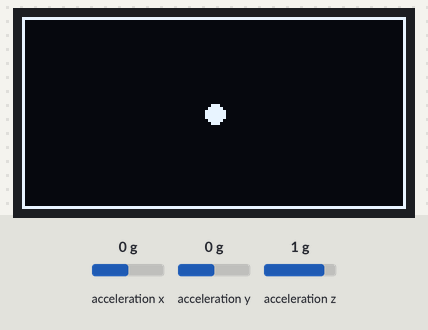
Recording of a sketch running on a simulated Arduino Uno, built for the host (arithmetic inside an expression is 32-bit, double 64-bit). Shown: 128×64 one-colour display. Wiring (inferred from the names in the program): MPU-9250 motion sensor at I2C address 0x68. The inputs (shaded band) are chosen by the test bench; at power-on: acceleration x 0 g, acceleration y 0 g, acceleration z 1 g. What the sketch prints to the serial monitor is not drawn.

Above: at 1.2 s.
1.3 s: acceleration x set to -1.4 g
At 2.7 s:
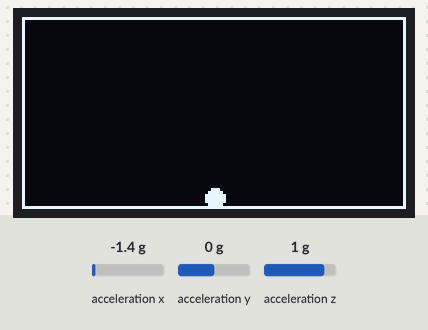
3.1 s: acceleration y set to -1.4 g
At 4.8 s:
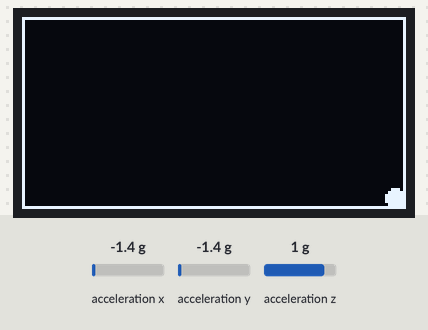
5.0 s: acceleration x set to 0.8 g
At 6.6 s:
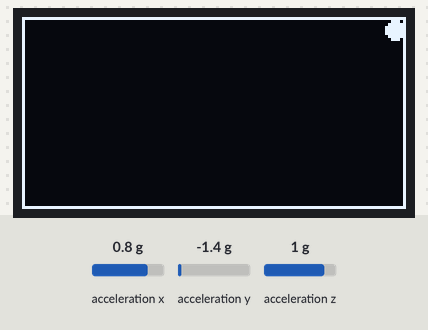
6.8 s: acceleration y set to 0 g
At 7.8 s:
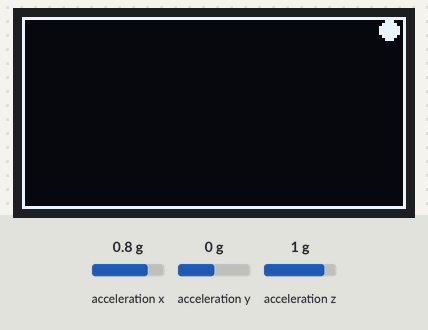
Timing chart, 0 to 9.7 s (numbered marks = the images above; inputs shaded):
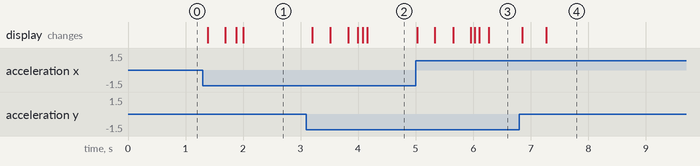

Measured:
- after the input at 1.3 s, the display: first changes after 0.08 s (image 1 shows a later state)
- after the input at 3.1 s, the display: first changes after 0.11 s (image 2 shows a later state)
- after the input at 5.0 s, the display: first changes at once (image 3 shows a later state)
- after the input at 6.8 s, the display: first changes after 0.05 s (image 4 shows a later state)

The sketch:

MPU_OLED_Ball.ino
```cpp
#include <Arduino.h>
#include <U8g2lib.h>
#include <Wire.h>

// -------------------------------------------------------------------------
// DEVICE CONFIGURATION
// -------------------------------------------------------------------------
// Using the working SH1106 display driver constructor over I2C
U8G2_SH1106_128X64_NONAME_F_HW_I2C u8g2(U8G2_R0, U8X8_PIN_NONE);

const int MPU_ADDR = 0x68; // Standard I2C address for your MPU-9250/6500 module

// -------------------------------------------------------------------------
// PHYSICS & SIMULATION CONSTANTS
// -------------------------------------------------------------------------
const float BOUNCINESS = 0.4;    //  Absorbs more impact on hit
const float FRICTION   = 0.92;   //  Dampening/air resistance
const float SENSITIVITY = 0.4;   //  Tilt scaling factor

// Simulation tracking variables
float ballX = 64.0, ballY = 32.0;
float velX = 0.0, velY = 0.0;
int16_t rawX, rawY, rawZ;

void setup() {
  Serial.begin(115200);

  // Initialize the I2C bus and the display configuration
  Wire.begin();
  u8g2.begin();

  // Wake up the MPU-6500 by clearing the sleep bit in power management register 0x6B
  Wire.beginTransmission((uint8_t)MPU_ADDR);
  Wire.write(0x6B);
  Wire.write(0);
  Wire.endTransmission(true);

  Serial.println("System Initialized Successfully.");
}

void loop() {
  // 1. READ RAW SENSOR DATA DIRECTLY FROM THE REGISTER MAP
  Wire.beginTransmission((uint8_t)MPU_ADDR);
  Wire.write(0x3B); // Starting register for Accelerometer data (ACCEL_XOUT_H)
  Wire.endTransmission(false);

  // Request 6 sequential bytes (High/Low pairs for X, Y, and Z axes)
  Wire.requestFrom((uint8_t)MPU_ADDR, (size_t)6, true);

  // Reconstruct 16-bit signed integer values from individual high/low bytes
  rawX = (Wire.read() << 8) | Wire.read();
  rawY = (Wire.read() << 8) | Wire.read();
  rawZ = (Wire.read() << 8) | Wire.read();

  // Convert raw values to standard gravity scales (+/-2g full-scale range)
  float accelX = rawX / 16384.0;
  float accelY = rawY / 16384.0;

  // 2. PHYSICS ENGINE PROCESSING (With Inverted Axis Controls)
  velX -= accelY * SENSITIVITY;
  velY -= accelX * SENSITIVITY;

  // Apply velocity damping over time (simulates environment friction)
  velX *= FRICTION;
  velY *= FRICTION;

  // Integrate position coordinates
  ballX += velX;
  ballY += velY;

  // 3. COLLISION DETECTION & BOUNDARY CONSTRAINT LOGIC
  if (ballX < 4)   { ballX = 4;   velX = -velX * BOUNCINESS; }
  if (ballX > 124) { ballX = 124; velX = -velX * BOUNCINESS; }
  if (ballY < 4)   { ballY = 4;   velY = -velY * BOUNCINESS; }
  if (ballY > 60)  { ballY = 60;  velY = -velY * BOUNCINESS; }

  // 4. GRAPHICS RENDERING SYSTEM
  u8g2.clearBuffer();

  // Render the enclosing perimeter box frame
  u8g2.drawFrame(0, 0, 128, 64);

  // Render the physical sphere object at current coordinates
  u8g2.drawDisc((int)ballX, (int)ballY, 3);

  // Push the virtual frame buffer out to the physical display controller
  u8g2.sendBuffer();

  // Control loop timing step for predictable physical execution
  delay(15);
}
```
